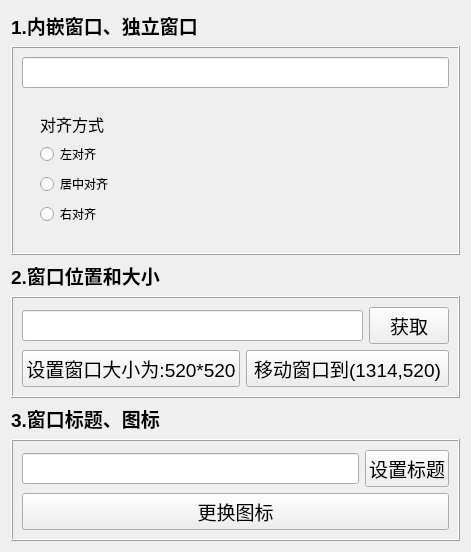
<?xml version="1.0" encoding="UTF-8"?>
<ui version="4.0">
 <class>Widget</class>
 <widget class="QWidget" name="Widget">
  <property name="geometry">
   <rect>
    <x>0</x>
    <y>0</y>
    <width>471</width>
    <height>541</height>
   </rect>
  </property>
  <property name="windowTitle">
   <string>Widget</string>
  </property>
  <layout class="QVBoxLayout" name="verticalLayout_7" stretch="2,1,1,1">
   <item>
    <layout class="QVBoxLayout" name="verticalLayout_2" stretch="1,5">
     <item>
      <widget class="QLabel" name="label_1">
       <property name="text">
        <string>&lt;html&gt;&lt;head/&gt;&lt;body&gt;&lt;p&gt;&lt;span style=&quot; font-size:14pt; font-weight:700;&quot;&gt;1.内嵌窗口、独立窗口&lt;/span&gt;&lt;/p&gt;&lt;/body&gt;&lt;/html&gt;</string>
       </property>
      </widget>
     </item>
     <item>
      <widget class="QFrame" name="frame_1">
       <property name="frameShape">
        <enum>QFrame::Shape::Box</enum>
       </property>
       <property name="frameShadow">
        <enum>QFrame::Shadow::Raised</enum>
       </property>
       <layout class="QVBoxLayout" name="verticalLayout" stretch="1,5">
        <item>
         <widget class="QLineEdit" name="timelineEdit">
          <property name="font">
           <font>
            <pointsize>14</pointsize>
           </font>
          </property>
         </widget>
        </item>
        <item>
         <widget class="QWidget" name="setWidget" native="true">
          <layout class="QHBoxLayout" name="horizontalLayout">
           <item>
            <widget class="QWidget" name="AlignWidget" native="true">
             <layout class="QVBoxLayout" name="verticalLayout_9">
              <item>
               <widget class="QLabel" name="Alignlabel">
                <property name="text">
                 <string>&lt;html&gt;&lt;head/&gt;&lt;body&gt;&lt;p&gt;&lt;span style=&quot; font-size:12pt;&quot;&gt;对齐方式&lt;/span&gt;&lt;/p&gt;&lt;/body&gt;&lt;/html&gt;</string>
                </property>
               </widget>
              </item>
              <item>
               <widget class="QRadioButton" name="leftAlignradioButton">
                <property name="styleSheet">
                 <string notr="true">font: 12pt &quot;Microsoft YaHei UI&quot;;</string>
                </property>
                <property name="text">
                 <string>左对齐</string>
                </property>
               </widget>
              </item>
              <item>
               <widget class="QRadioButton" name="centerAlignradioButton">
                <property name="styleSheet">
                 <string notr="true">font: 12pt &quot;Microsoft YaHei UI&quot;;</string>
                </property>
                <property name="text">
                 <string>居中对齐</string>
                </property>
               </widget>
              </item>
              <item>
               <widget class="QRadioButton" name="rightAlignradioButton">
                <property name="styleSheet">
                 <string notr="true">font: 12pt &quot;Microsoft YaHei UI&quot;;</string>
                </property>
                <property name="text">
                 <string>右对齐</string>
                </property>
               </widget>
              </item>
             </layout>
            </widget>
           </item>
          </layout>
         </widget>
        </item>
       </layout>
      </widget>
     </item>
    </layout>
   </item>
   <item>
    <layout class="QVBoxLayout" name="verticalLayout_4" stretch="1,10">
     <item>
      <widget class="QLabel" name="label_2">
       <property name="text">
        <string>&lt;html&gt;&lt;head/&gt;&lt;body&gt;&lt;p&gt;&lt;span style=&quot; font-size:14pt; font-weight:700;&quot;&gt;2.窗口位置和大小&lt;/span&gt;&lt;/p&gt;&lt;/body&gt;&lt;/html&gt;</string>
       </property>
      </widget>
     </item>
     <item>
      <widget class="QFrame" name="frame_2">
       <property name="frameShape">
        <enum>QFrame::Shape::Box</enum>
       </property>
       <property name="frameShadow">
        <enum>QFrame::Shadow::Raised</enum>
       </property>
       <layout class="QVBoxLayout" name="verticalLayout_3">
        <item>
         <layout class="QHBoxLayout" name="horizontalLayout_3">
          <item>
           <widget class="QLineEdit" name="position_size_lineEdit">
            <property name="font">
             <font>
              <pointsize>14</pointsize>
             </font>
            </property>
           </widget>
          </item>
          <item>
           <widget class="QPushButton" name="getPushButton">
            <property name="font">
             <font>
              <pointsize>14</pointsize>
             </font>
            </property>
            <property name="text">
             <string>获取</string>
            </property>
           </widget>
          </item>
         </layout>
        </item>
        <item>
         <layout class="QHBoxLayout" name="horizontalLayout_2">
          <item>
           <widget class="QPushButton" name="setPushButton">
            <property name="font">
             <font>
              <pointsize>14</pointsize>
             </font>
            </property>
            <property name="text">
             <string>设置窗口大小为:520*520</string>
            </property>
           </widget>
          </item>
          <item>
           <widget class="QPushButton" name="movePushButton">
            <property name="font">
             <font>
              <pointsize>14</pointsize>
             </font>
            </property>
            <property name="text">
             <string>移动窗口到(1314,520)</string>
            </property>
           </widget>
          </item>
         </layout>
        </item>
       </layout>
      </widget>
     </item>
    </layout>
   </item>
   <item>
    <layout class="QVBoxLayout" name="verticalLayout_5" stretch="1,10">
     <item>
      <widget class="QLabel" name="label_3">
       <property name="text">
        <string>&lt;html&gt;&lt;head/&gt;&lt;body&gt;&lt;p&gt;&lt;span style=&quot; font-size:14pt; font-weight:700;&quot;&gt;3.窗口标题、图标&lt;/span&gt;&lt;/p&gt;&lt;/body&gt;&lt;/html&gt;</string>
       </property>
      </widget>
     </item>
     <item>
      <widget class="QFrame" name="frame_3">
       <property name="frameShape">
        <enum>QFrame::Shape::Box</enum>
       </property>
       <property name="frameShadow">
        <enum>QFrame::Shadow::Raised</enum>
       </property>
       <layout class="QVBoxLayout" name="verticalLayout_6" stretch="1,1">
        <item>
         <layout class="QHBoxLayout" name="horizontalLayout_6" stretch="4,1">
          <item>
           <widget class="QLineEdit" name="titlelineEdit">
            <property name="font">
             <font>
              <pointsize>14</pointsize>
             </font>
            </property>
           </widget>
          </item>
          <item>
           <widget class="QPushButton" name="setTitlePushButton">
            <property name="font">
             <font>
              <pointsize>14</pointsize>
             </font>
            </property>
            <property name="text">
             <string>设置标题</string>
            </property>
           </widget>
          </item>
         </layout>
        </item>
        <item>
         <widget class="QPushButton" name="replacePushButton">
          <property name="font">
           <font>
            <pointsize>14</pointsize>
           </font>
          </property>
          <property name="text">
           <string>更换图标</string>
          </property>
         </widget>
        </item>
       </layout>
      </widget>
     </item>
    </layout>
   </item>
   <item>
    <spacer name="verticalSpacer">
     <property name="orientation">
      <enum>Qt::Orientation::Vertical</enum>
     </property>
     <property name="sizeHint" stdset="0">
      <size>
       <width>20</width>
       <height>40</height>
      </size>
     </property>
    </spacer>
   </item>
  </layout>
 </widget>
 <resources/>
 <connections/>
</ui>
